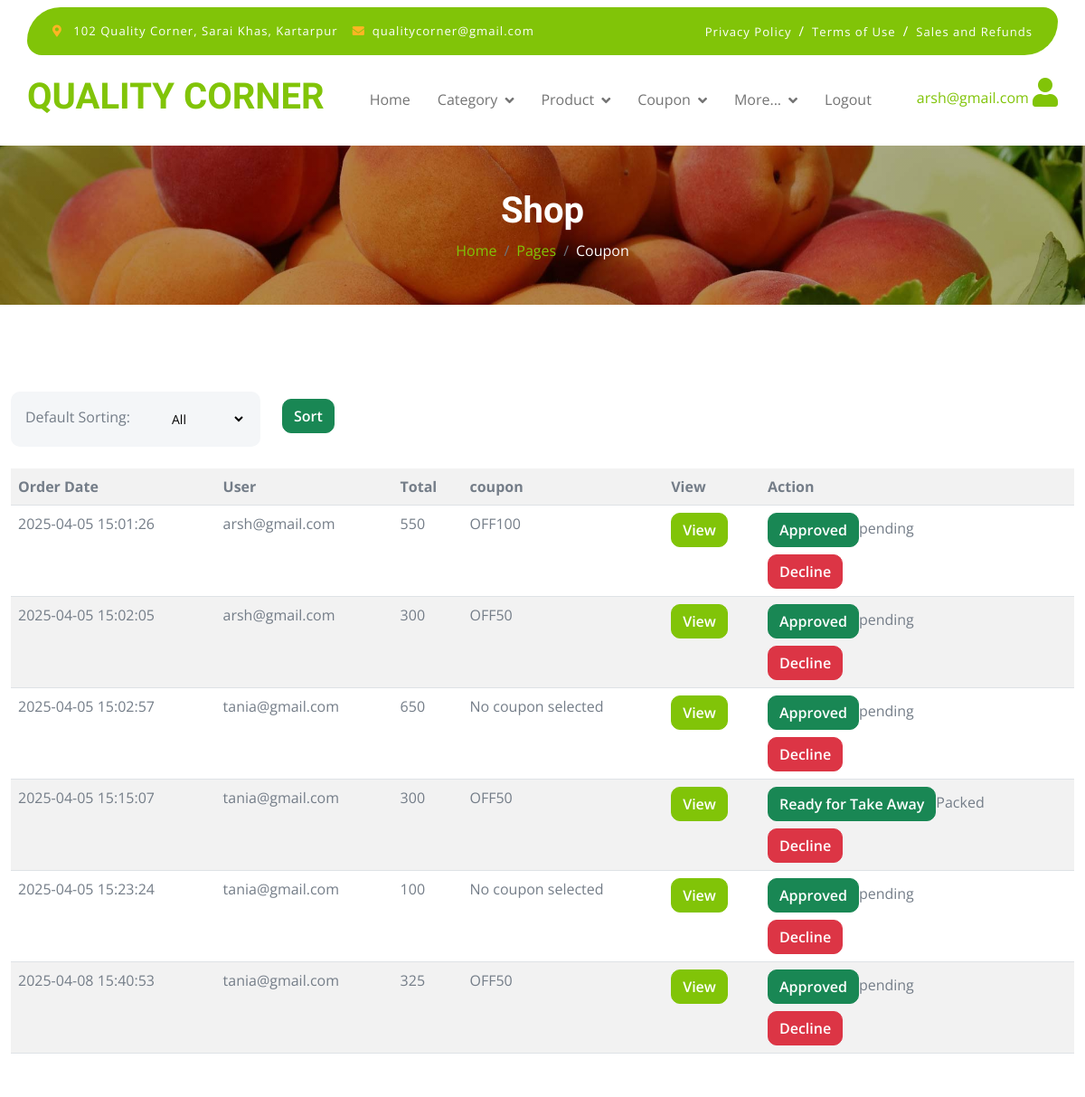
/manage_order.php (signed in, upper part), run on an earlier commit of the app's database.
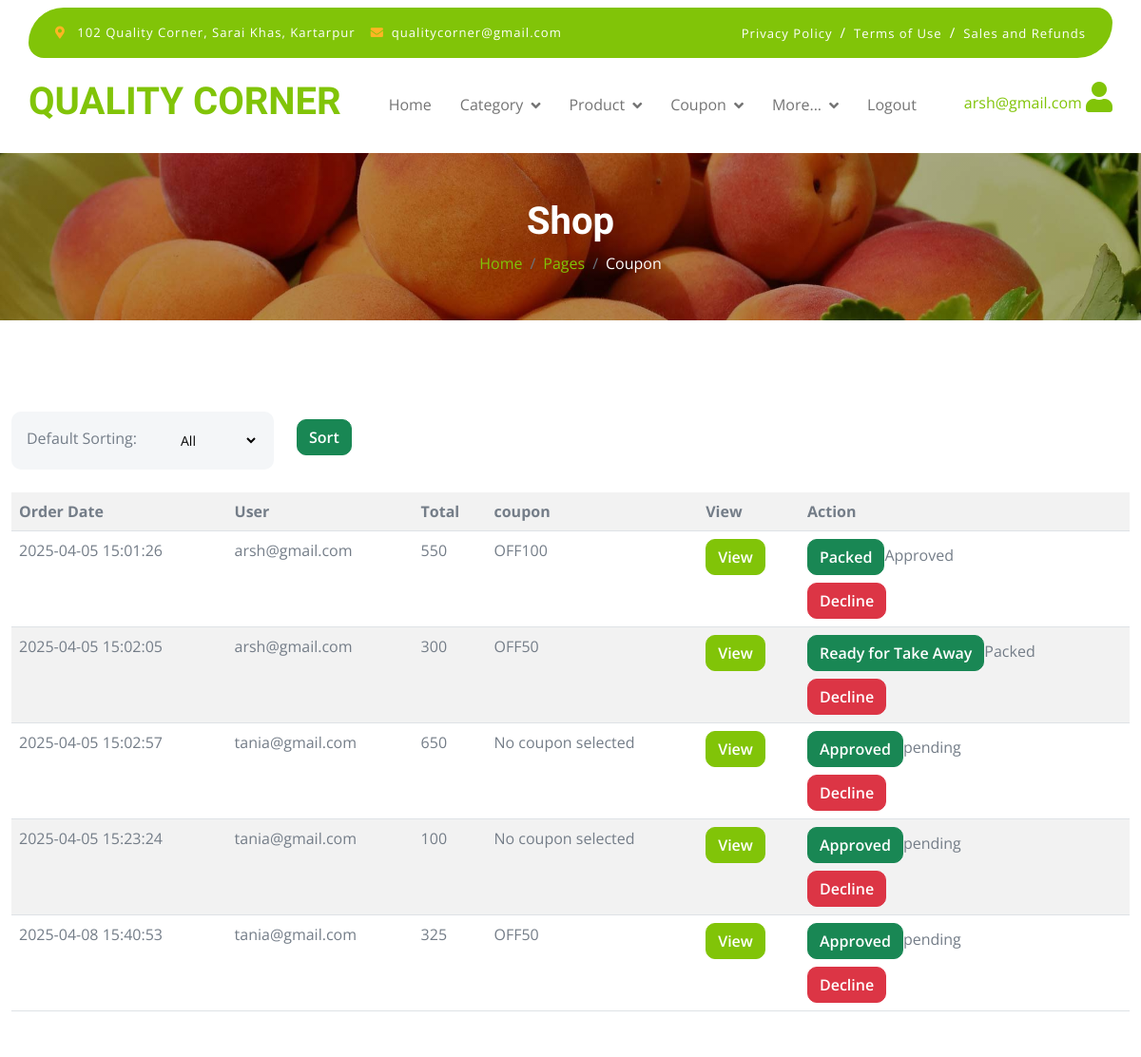
And on a later commit of the database.
### tables this page shows
CREATE TABLE `orders` (
  `id` int(9) NOT NULL,
  `user` varchar(100) NOT NULL,
  `total` int(9) NOT NULL,
  `coupon_id` int(5) NOT NULL,
  `address` longtext NOT NULL,
  `status` varchar(50) NOT NULL DEFAULT 'pending',
  `created at` timestamp NOT NULL DEFAULT current_timestamp()
);

CREATE TABLE `coupon` (
  `id` int(50) NOT NULL,
  `code` varchar(100) NOT NULL,
  `discount` int(9) NOT NULL,
  `type` varchar(50) NOT NULL,
  `term` varchar(100) NOT NULL,
  `minamt` int(9) NOT NULL,
  `status` varchar(50) NOT NULL DEFAULT 'active',
  `created at` timestamp NOT NULL DEFAULT current_timestamp()
);

### manage_order.php (the view, shortened to what this page needs)
<?php
include("admin_heading.php")
    ?>
<div class="container-fluid page-header py-5 A">
    <h1 class="text-center text-white display-6">Shop</h1>
    <ol class="breadcrumb justify-content-center mb-0">
        <li class="breadcrumb-item"><a href="#">Home</a></li>
        <li class="breadcrumb-item"><a href="#">Pages</a></li>
        <li class="breadcrumb-item active text-white">Coupon</li>
    </ol>
</div>
<div class="container-fluid my-5 py-5">
    <table class="table table-striped table-hover">
        <tr>
            <th>Order Date</th>
            <th>User </th>
            <th>Total </th>
            <th>coupon</th>
            <th>View</th>
            <th>Action</th>
        </tr>
        <div class="row">
            <form action="">
                <div class="col-xl-3">
                    <div class="bg-light ps-3 py-3 rounded d-flex justify-content-between mb-4">
                        <label>Default Sorting:</label>
                        <select name="sort" class="border-0 form-select-sm bg-light me-3">
                            <option selected value="All">All</option>
                        </select>
                    </div>
                </div>
                <div class="col-3">
                    <button class="btn btn-success text-white mt-2" name="sort_btn">Sort</button>
                </div>
            </form>
        </div>
        <?php
        include("config.php");
        if (isset($_REQUEST['sort_btn'])) {
            $sort = $_REQUEST['sort'];
            if ($sort == 'All') {
                $query = "SELECT * FROM `orders`  ";
            } else {
                $query = "SELECT * FROM `orders`  WHERE `status`='$sort'";
            }
        } else {
            $query = "SELECT * FROM `orders`  ";
        }
        $res = mysqli_query($db, $query);
        while ($data = mysqli_fetch_assoc($res)) {
            $cpn = "SELECT * FROM `coupon` WHERE `id`=$data[coupon_id]";
            $cpn_res = mysqli_query($db, $cpn);
            $cpn_data = mysqli_fetch_assoc($cpn_res);
            ?>
            <tr>
                <td><?php echo $data['created at']; ?></td>
                <td><?php echo $data['user']; ?></td>
                <td><?php echo $data['total']; ?></td>
                <td><?php echo $cpn_data['code']; ?></td>
                <td><a class="btn btn-primary text-white" href="order_details.php?id=<?php echo $data['id']; ?>">View</a>
                </td>
                <?php
                if ($data['status'] == 'pending') {
                    ?>
                    <td>
                        <a class="btn btn-success text-white"
                            href="update_order.php?id=<?php echo $data['id'] ?>&status=Approved">Approved</a><?php echo $data['status']; ?><br>
                        <?php
                } else if ($data['status'] == 'Approved') {
                    ?>
                        <td><a class="btn btn-success text-white"
                                href="update_order.php?id=<?php echo $data['id'] ?>&status=Packed">Packed</a><?php echo $data['status']; ?><br>
                        <?php
                } else if ($data['status'] == 'Packed') {
                    ?>
                            <td><a class="btn btn-success text-white"
                                    href="update_order.php?id=<?php echo $data['id'] ?>&status=TakeAway">Ready for Take
                                    Away</a><?php echo $data['status']; ?><br>
                        <?php
                } else if ($data['status'] == 'TakeAway') {
                    ?>
                                <td><a class="btn btn-success text-white"
                                        href="update_order.php?id=<?php echo $data['id'] ?>&status=Delivered">Delivered</a><?php echo $data['status']; ?><br>
                        <?php
                } else {
                    ?>
                                <td class=" text-success">
                                    <i class="bi  bi-check-square-fill"></i>
                        <?php echo $data['status']; ?><br>
                        <?php
                }
                ?>
                    <a class="btn btn-danger text-white mt-2" href="decline.php?id=<?php echo $data['id']; ?>">Decline</a></< /td>
            </tr>
            <?php
        }
        ?>
    </table>
</div>
<?php
include("footer.php")
    ?>

What changed in the data, as far as the page shows it:
removed orders: created at "2025-04-05 15:15:07", user "tania@gmail.com", total "300", coupon.code "OFF50", status "Packed"
changed orders "OFF100": status "pending" → "Approved"; status "Approved" → "Packed"
changed orders: status "pending" → "Packed"; status "Approved" → "Ready for Take Away"
